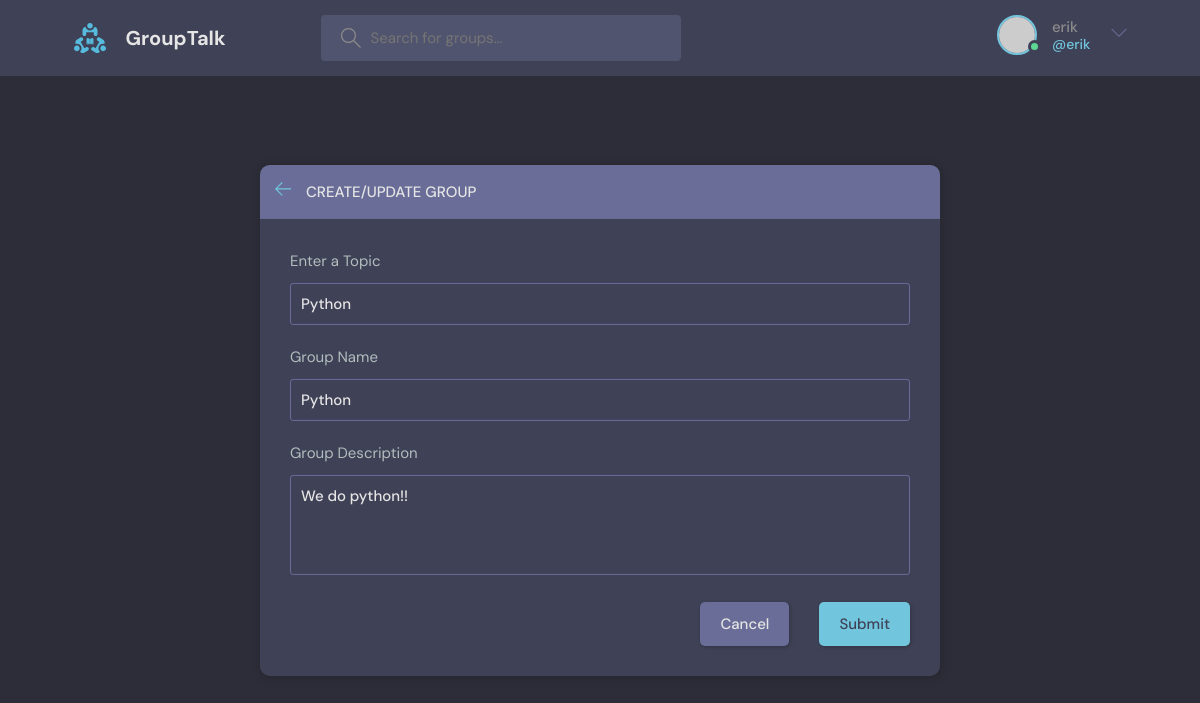
Screenshot of /update-group/4/ (signed in) with the database file from the repository.
### base/models.py (models this page shows, shortened)
class Group(models.Model):
    host = models.ForeignKey(User, on_delete=models.SET_NULL, null=True)
    topic = models.ForeignKey(Topic, on_delete=models.SET_NULL, null=True)
    name = models.CharField(max_length=200)
    description = models.TextField(null=True, blank=True)
    participants = models.ManyToManyField(User, related_name='participants', blank=True)
    updated = models.DateTimeField(auto_now=True)
    created = models.DateTimeField(auto_now_add=True)
    class Meta:
        ordering = ['-updated', '-created']

class Topic(models.Model):
    name = models.CharField(max_length=200)

### base/views.py (the view, shortened to what this page needs)
# urls.py: path('update-group/<str:pk>/', views.updateGroup, name="update-group"),
@login_required(login_url='login')
def updateGroup(request, pk):
    group = Group.objects.get(id=pk)
    form = GroupForm(instance=group)
    topics= Topic.objects.all()
    if request.user != group.host:
        return HttpResponse('You are not allowed here!!')
    context = {'form': form, 'topics': topics, 'group': group}
    return render(request, 'base/group_form.html', context)

### base/forms.py
class GroupForm(ModelForm):
    class Meta:
        model = Group
        fields = '__all__'
        exclude = ['host', 'participants']

### base/templates/base/group_form.html (shortened to what this page needs)
{% extends 'main.html' %}
{% block content %}
  <main class="create-room layout">
    <div class="container">
      <div class="layout__box">
        <div class="layout__boxHeader">
          <div class="layout__boxTitle">
            <a href="{% url 'home' %}">
              <svg version="1.1" xmlns="http://www.w3.org/2000/svg" width="32" height="32" viewBox="0 0 32 32">
                <title>arrow-left</title>
                <path
                  d="M13.723 2.286l-13.723 13.714 13.719 13.714 1.616-1.611-10.96-10.96h27.625v-2.286h-27.625l10.965-10.965-1.616-1.607z">
                </path>
              </svg>
            </a>
            <h3>Create/Update Group</h3>
          </div>
        </div>
        <div class="layout__body">
          <form class="form" action="" method="POST">
            <div class="form__group">
              <label for="room_topic">Enter a Topic</label>
              <input required type="text" value="{{group.topic.name}}" name="topic" list="topic-list"/>
            </div>
            <div class="form__group">
              <label for="room_name">Group Name</label>
              {{form.name}}
            </div>
            <div class="form__group">
              <label for="room_description">Group Description</label>
              {{form.description}}
            </div>
            <div class="form__action">
              <a class="btn btn--dark" href="{% url 'home' %}">Cancel</a>
              <button class="btn btn--main" type="submit">Submit</button>
            </div>
          </form>
        </div>
      </div>
    </div>
  </main>
{% endblock %}

### templates/navbar.html (shortened to what this page needs)
{% load static %}
<header class="header header--loggedIn">
    <div class="container">
      <a href="/" class="header__logo">
        <img src="{% static 'images/logo.svg' %}" />
        <h1>GroupTalk</h1>
      </a>
      <form class="header__search" method="GET" action="{% url 'home' %}">
        <label>
          <input name="q" placeholder="Search for groups..." />
        </label>
      </form>
      <nav class="header__menu">
        {% if request.user.is_authenticated %}
        <div class="header__user">
          <a href="{% url 'update-user' %}">
            <div class="avatar avatar--medium active">
              <img src="https://randomuser.me/api/portraits/men/37.jpg" />
            </div>
            <p>{{request.user.username}} <span>@{{request.user.username}}</span></p>
          </a>
          <button class="dropdown-button">
            <svg version="1.1" xmlns="http://www.w3.org/2000/svg" width="32" height="32" viewBox="0 0 32 32">
              <title>chevron-down</title>
              <path d="M16 21l-13-13h-3l16 16 16-16h-3l-13 13z"></path>
            </svg>
          </button>
        </div>
        {% else %}
        <a href="{% url 'login' %}">
          <img src="{% static 'images/avatar.svg' %}"  />
          <p>Login</p>
        </a>
        {% endif %}
      </nav>
    </div>
  </header>

### rows the page displays
Group: topic "Python", name "Python", description "We do python!!"

### other values shown
{{ request.user.username }} "erik"
